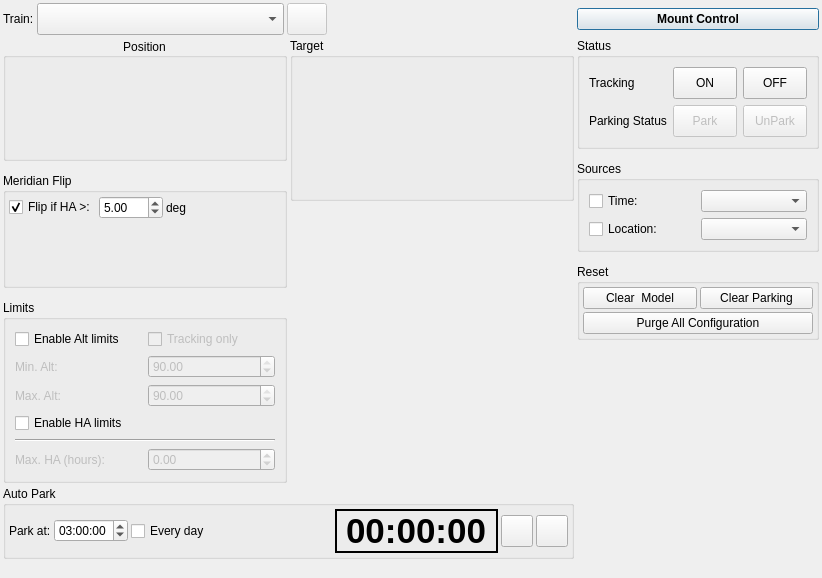
<?xml version='1.0' encoding='utf-8'?>
<ui version="4.0">
 <class>Mount</class>
 <widget class="QWidget" name="Mount">
  <property name="geometry">
   <rect>
    <x>0</x>
    <y>0</y>
    <width>822</width>
    <height>578</height>
   </rect>
  </property>
  <property name="sizePolicy">
   <sizepolicy hsizetype="Preferred" vsizetype="Preferred">
    <horstretch>0</horstretch>
    <verstretch>0</verstretch>
   </sizepolicy>
  </property>
  <layout class="QVBoxLayout" name="verticalLayout" stretch="0,0,10">
   <property name="spacing">
    <number>3</number>
   </property>
   <property name="leftMargin">
    <number>3</number>
   </property>
   <property name="topMargin">
    <number>3</number>
   </property>
   <property name="rightMargin">
    <number>3</number>
   </property>
   <property name="bottomMargin">
    <number>3</number>
   </property>
   <item>
    <layout class="QGridLayout" name="mainLayout" rowstretch="0,0,1" columnstretch="1,1,0">
     <item row="1" column="0">
      <layout class="QVBoxLayout" name="LeftLayout">
       <property name="spacing">
        <number>12</number>
       </property>
       <item>
        <widget class="QGroupBox" name="groupBox">
         <property name="minimumSize">
          <size>
           <width>270</width>
           <height>100</height>
          </size>
         </property>
         <property name="title">
          <string>Position</string>
         </property>
         <property name="alignment">
          <set>Qt::AlignmentFlag::AlignCenter</set>
         </property>
         <layout class="QHBoxLayout" name="horizontalLayout">
          <property name="leftMargin">
           <number>0</number>
          </property>
          <property name="topMargin">
           <number>0</number>
          </property>
          <property name="rightMargin">
           <number>0</number>
          </property>
          <property name="bottomMargin">
           <number>0</number>
          </property>
          <item>
           <widget class="Ekos::MountPositionWidget" name="mountPosition" native="true">
            <property name="minimumSize">
             <size>
              <width>270</width>
              <height>100</height>
             </size>
            </property>
           </widget>
          </item>
         </layout>
        </widget>
       </item>
       <item>
        <widget class="QGroupBox" name="MeridianFlipGroup">
         <property name="title">
          <string>Meridian Flip</string>
         </property>
         <layout class="QGridLayout" name="gridLayout" columnstretch="0,0,0">
          <property name="leftMargin">
           <number>3</number>
          </property>
          <property name="topMargin">
           <number>3</number>
          </property>
          <property name="rightMargin">
           <number>3</number>
          </property>
          <property name="bottomMargin">
           <number>3</number>
          </property>
          <property name="spacing">
           <number>3</number>
          </property>
          <item row="2" column="0" colspan="3">
           <widget class="QLabel" name="pierSideLabel">
            <property name="text">
             <string />
            </property>
           </widget>
          </item>
          <item row="0" column="0">
           <widget class="QCheckBox" name="executeMeridianFlip">
            <property name="toolTip">
             <string>&lt;html&gt;&lt;head/&gt;&lt;body&gt;&lt;p&gt;Request a meridian flip if the hour angle exceeds the specified value. Capture and Guiding will be suspended and resumed after the flip is complete.&lt;/p&gt;&lt;/body&gt;&lt;/html&gt;</string>
            </property>
            <property name="text">
             <string>Flip if HA &gt;:</string>
            </property>
            <property name="checked">
             <bool>true</bool>
            </property>
           </widget>
          </item>
          <item row="0" column="1">
           <widget class="QDoubleSpinBox" name="meridianFlipOffsetDegrees">
            <property name="sizePolicy">
             <sizepolicy hsizetype="Minimum" vsizetype="Preferred">
              <horstretch>0</horstretch>
              <verstretch>0</verstretch>
             </sizepolicy>
            </property>
            <property name="toolTip">
             <string>RA position in degrees behind the meridian where the meridian flip should be activated.</string>
            </property>
            <property name="toolTipDuration">
             <number>-1</number>
            </property>
            <property name="maximum">
             <double>120.000000000000000</double>
            </property>
            <property name="singleStep">
             <double>5.000000000000000</double>
            </property>
            <property name="value">
             <double>5.000000000000000</double>
            </property>
           </widget>
          </item>
          <item row="1" column="0" colspan="3">
           <widget class="Ekos::MeridianFlipStatusWidget" name="meridianFlipStatusWidget" native="true">
            <property name="minimumSize">
             <size>
              <width>16</width>
              <height>16</height>
             </size>
            </property>
           </widget>
          </item>
          <item row="0" column="2">
           <widget class="QLabel" name="degLabel">
            <property name="sizePolicy">
             <sizepolicy hsizetype="MinimumExpanding" vsizetype="Preferred">
              <horstretch>0</horstretch>
              <verstretch>0</verstretch>
             </sizepolicy>
            </property>
            <property name="text">
             <string>deg</string>
            </property>
           </widget>
          </item>
         </layout>
        </widget>
       </item>
       <item>
        <widget class="QGroupBox" name="LimitGroup">
         <property name="sizePolicy">
          <sizepolicy hsizetype="Minimum" vsizetype="Minimum">
           <horstretch>0</horstretch>
           <verstretch>0</verstretch>
          </sizepolicy>
         </property>
         <property name="toolTip">
          <string>&lt;html&gt;&lt;head/&gt;&lt;body&gt;&lt;p&gt;&lt;br/&gt;&lt;/p&gt;&lt;/body&gt;&lt;/html&gt;</string>
         </property>
         <property name="title">
          <string>Limits</string>
         </property>
         <layout class="QGridLayout" name="gridLayout_3" columnstretch="0,0">
          <property name="leftMargin">
           <number>9</number>
          </property>
          <property name="topMargin">
           <number>9</number>
          </property>
          <property name="rightMargin">
           <number>9</number>
          </property>
          <property name="bottomMargin">
           <number>9</number>
          </property>
          <property name="spacing">
           <number>6</number>
          </property>
          <item row="1" column="1">
           <widget class="QDoubleSpinBox" name="minimumAltLimit">
            <property name="enabled">
             <bool>false</bool>
            </property>
            <property name="sizePolicy">
             <sizepolicy hsizetype="Preferred" vsizetype="Fixed">
              <horstretch>0</horstretch>
              <verstretch>0</verstretch>
             </sizepolicy>
            </property>
            <property name="toolTip">
             <string>&lt;html&gt;&lt;head/&gt;&lt;body&gt;&lt;p&gt;Minimum telescope altitude limit. If the telescope is below this limit, it will be commanded to stop.&lt;/p&gt;&lt;/body&gt;&lt;/html&gt;</string>
            </property>
            <property name="minimum">
             <double>-90.000000000000000</double>
            </property>
            <property name="maximum">
             <double>90.000000000000000</double>
            </property>
            <property name="value">
             <double>90.000000000000000</double>
            </property>
           </widget>
          </item>
          <item row="1" column="0">
           <widget class="QLabel" name="minAltLabel">
            <property name="enabled">
             <bool>false</bool>
            </property>
            <property name="toolTip">
             <string>Minimum telescope altitude limit. If the telescope is below this limit, it will be commanded to stop.</string>
            </property>
            <property name="text">
             <string>Min. Alt:</string>
            </property>
           </widget>
          </item>
          <item row="2" column="1">
           <widget class="QDoubleSpinBox" name="maximumAltLimit">
            <property name="enabled">
             <bool>false</bool>
            </property>
            <property name="sizePolicy">
             <sizepolicy hsizetype="Preferred" vsizetype="Fixed">
              <horstretch>0</horstretch>
              <verstretch>0</verstretch>
             </sizepolicy>
            </property>
            <property name="toolTip">
             <string>&lt;html&gt;&lt;head/&gt;&lt;body&gt;&lt;p&gt;Maximum telescope altitude limit. If the telescope is above this limit, it will be commanded to stop.&lt;/p&gt;&lt;/body&gt;&lt;/html&gt;</string>
            </property>
            <property name="minimum">
             <double>-90.000000000000000</double>
            </property>
            <property name="maximum">
             <double>90.000000000000000</double>
            </property>
            <property name="value">
             <double>90.000000000000000</double>
            </property>
           </widget>
          </item>
          <item row="5" column="1">
           <widget class="QDoubleSpinBox" name="maximumHaLimit">
            <property name="enabled">
             <bool>false</bool>
            </property>
            <property name="sizePolicy">
             <sizepolicy hsizetype="Preferred" vsizetype="Fixed">
              <horstretch>0</horstretch>
              <verstretch>0</verstretch>
             </sizepolicy>
            </property>
            <property name="toolTip">
             <string>&lt;html&gt;&lt;head/&gt;&lt;body&gt;&lt;p&gt;Maximum Hour Angle limit if the mount has not flipped. If the telescope is above this limit, it will be commanded to stop.&lt;/p&gt;&lt;/body&gt;&lt;/html&gt;</string>
            </property>
            <property name="minimum">
             <double>-2.000000000000000</double>
            </property>
            <property name="maximum">
             <double>2.000000000000000</double>
            </property>
            <property name="singleStep">
             <double>0.100000000000000</double>
            </property>
            <property name="value">
             <double>0.000000000000000</double>
            </property>
           </widget>
          </item>
          <item row="2" column="0">
           <widget class="QLabel" name="maxAltLabel">
            <property name="enabled">
             <bool>false</bool>
            </property>
            <property name="toolTip">
             <string>&lt;html&gt;&lt;head/&gt;&lt;body&gt;&lt;p&gt;Maximum telescope altitude limit. If the telescope is above this limit, it will be commanded to stop.&lt;/p&gt;&lt;/body&gt;&lt;/html&gt;</string>
            </property>
            <property name="text">
             <string>Max. Alt:</string>
            </property>
           </widget>
          </item>
          <item row="3" column="0">
           <widget class="QCheckBox" name="enableHaLimit">
            <property name="toolTip">
             <string>&lt;html&gt;&lt;head/&gt;&lt;body&gt;&lt;p&gt;Enable or Disable the mount Hour Angle limit. Once enabled, Ekos monitors the mount's hour angle while slewing or tracking. If the mount slews/tracks past the limit while the Pier Side is in the state that does not allow that, it shall be commanded to stop and tracking will be turned off. Requires a mount that reports the pier side correctly.&lt;/p&gt;&lt;/body&gt;&lt;/html&gt;</string>
            </property>
            <property name="text">
             <string>Enable HA limits</string>
            </property>
           </widget>
          </item>
          <item row="5" column="0">
           <widget class="QLabel" name="maxHaLabel">
            <property name="enabled">
             <bool>false</bool>
            </property>
            <property name="toolTip">
             <string>&lt;html&gt;&lt;head/&gt;&lt;body&gt;&lt;p&gt;Maximum Hour Angle limit if the mount has not flipped. If the telescope is above this limit, it will be commanded to stop.&lt;/p&gt;&lt;/body&gt;&lt;/html&gt;</string>
            </property>
            <property name="text">
             <string>Max. HA (hours):</string>
            </property>
           </widget>
          </item>
          <item row="4" column="0" colspan="2">
           <widget class="Line" name="line_2">
            <property name="orientation">
             <enum>Qt::Orientation::Horizontal</enum>
            </property>
           </widget>
          </item>
          <item row="0" column="0">
           <widget class="QCheckBox" name="enableAltitudeLimits">
            <property name="toolTip">
             <string>&lt;html&gt;&lt;head/&gt;&lt;body&gt;&lt;p&gt;Enable or Disable the mount travel range limits. Once enabled, Ekos monitors the mount's altitude while slewing or tracking. If the mount slews/tracks below or above the limits, it shall be commanded to stop and tracking will be turned off.&lt;/p&gt;&lt;/body&gt;&lt;/html&gt;</string>
            </property>
            <property name="text">
             <string>Enable Alt limits</string>
            </property>
           </widget>
          </item>
          <item row="0" column="1">
           <widget class="QCheckBox" name="enableAltitudeLimitsTrackingOnly">
            <property name="enabled">
             <bool>false</bool>
            </property>
            <property name="toolTip">
             <string>&lt;html&gt;&lt;head/&gt;&lt;body&gt;&lt;p&gt;Use altitude limits only while the mount tracking. This is necessary for some mounts that intentionally pass this limit, e.g. for parking.&lt;/p&gt;&lt;p&gt;&lt;span style=" font-weight:600;"&gt;WARNING&lt;/span&gt;: leave unchecked if unsure, use only if you know what you are doing.&lt;/p&gt;&lt;/body&gt;&lt;/html&gt;</string>
            </property>
            <property name="text">
             <string>Tracking only</string>
            </property>
           </widget>
          </item>
         </layout>
        </widget>
       </item>
      </layout>
     </item>
     <item row="1" column="1">
      <layout class="QVBoxLayout" name="MiddleLayout">
       <property name="spacing">
        <number>12</number>
       </property>
       <item>
        <widget class="QGroupBox" name="targetGroup">
         <property name="title">
          <string>Target</string>
         </property>
         <layout class="QVBoxLayout" name="verticalLayout_2">
          <property name="spacing">
           <number>0</number>
          </property>
          <property name="leftMargin">
           <number>0</number>
          </property>
          <property name="topMargin">
           <number>0</number>
          </property>
          <property name="rightMargin">
           <number>0</number>
          </property>
          <property name="bottomMargin">
           <number>0</number>
          </property>
          <item>
           <widget class="Ekos::MountTargetWidget" name="mountTarget" native="true">
            <property name="minimumSize">
             <size>
              <width>200</width>
              <height>140</height>
             </size>
            </property>
           </widget>
          </item>
         </layout>
        </widget>
       </item>
       <item>
        <widget class="Ekos::MountMotionWidget" name="mountMotion" native="true">
         <property name="minimumSize">
          <size>
           <width>235</width>
           <height>230</height>
          </size>
         </property>
        </widget>
       </item>
       <item>
        <spacer name="verticalSpacer_3">
         <property name="orientation">
          <enum>Qt::Orientation::Vertical</enum>
         </property>
         <property name="sizeHint" stdset="0">
          <size>
           <width>20</width>
           <height>40</height>
          </size>
         </property>
        </spacer>
       </item>
      </layout>
     </item>
     <item row="0" column="0" colspan="2">
      <layout class="QHBoxLayout" name="opticalTrainLayout">
       <item>
        <widget class="QLabel" name="trainLabel">
         <property name="text">
          <string>Train:</string>
         </property>
        </widget>
       </item>
       <item>
        <widget class="QComboBox" name="opticalTrainCombo">
         <property name="sizePolicy">
          <sizepolicy hsizetype="MinimumExpanding" vsizetype="Fixed">
           <horstretch>0</horstretch>
           <verstretch>0</verstretch>
          </sizepolicy>
         </property>
         <property name="minimumSize">
          <size>
           <width>0</width>
           <height>32</height>
          </size>
         </property>
         <property name="toolTip">
          <string>Optical Train</string>
         </property>
        </widget>
       </item>
       <item>
        <widget class="QPushButton" name="trainB">
         <property name="enabled">
          <bool>false</bool>
         </property>
         <property name="minimumSize">
          <size>
           <width>24</width>
           <height>24</height>
          </size>
         </property>
         <property name="maximumSize">
          <size>
           <width>16777215</width>
           <height>32</height>
          </size>
         </property>
         <property name="text">
          <string />
         </property>
         <property name="icon">
          <iconset theme="document-edit" />
         </property>
         <property name="iconSize">
          <size>
           <width>24</width>
           <height>24</height>
          </size>
         </property>
        </widget>
       </item>
       <item>
        <spacer name="horizontalSpacer">
         <property name="orientation">
          <enum>Qt::Orientation::Horizontal</enum>
         </property>
         <property name="sizeHint" stdset="0">
          <size>
           <width>40</width>
           <height>20</height>
          </size>
         </property>
        </spacer>
       </item>
      </layout>
     </item>
     <item row="2" column="0" colspan="2">
      <widget class="QGroupBox" name="AutoPark">
       <property name="title">
        <string>Auto Park</string>
       </property>
       <layout class="QHBoxLayout" name="horizontalLayout_5">
        <property name="spacing">
         <number>3</number>
        </property>
        <property name="leftMargin">
         <number>3</number>
        </property>
        <property name="topMargin">
         <number>3</number>
        </property>
        <property name="rightMargin">
         <number>3</number>
        </property>
        <property name="bottomMargin">
         <number>3</number>
        </property>
        <item>
         <widget class="QLabel" name="label_12">
          <property name="text">
           <string>Park at:</string>
          </property>
         </widget>
        </item>
        <item>
         <widget class="QTimeEdit" name="autoParkTime">
          <property name="time">
           <time>
            <hour>3</hour>
            <minute>0</minute>
            <second>0</second>
           </time>
          </property>
         </widget>
        </item>
        <item>
         <widget class="QCheckBox" name="parkEveryDay">
          <property name="toolTip">
           <string>Automatically start the park timer on startup</string>
          </property>
          <property name="text">
           <string>Every day</string>
          </property>
         </widget>
        </item>
        <item>
         <spacer name="horizontalSpacer_4">
          <property name="orientation">
           <enum>Qt::Orientation::Horizontal</enum>
          </property>
          <property name="sizeHint" stdset="0">
           <size>
            <width>40</width>
            <height>20</height>
           </size>
          </property>
         </spacer>
        </item>
        <item>
         <widget class="QLabel" name="countdownLabel">
          <property name="font">
           <font>
            <family>Arial</family>
            <pointsize>26</pointsize>
            <italic>false</italic>
            <bold>true</bold>
           </font>
          </property>
          <property name="frameShape">
           <enum>QFrame::Shape::Box</enum>
          </property>
          <property name="lineWidth">
           <number>2</number>
          </property>
          <property name="text">
           <string>00:00:00</string>
          </property>
         </widget>
        </item>
        <item>
         <widget class="QPushButton" name="startTimerB">
          <property name="minimumSize">
           <size>
            <width>32</width>
            <height>32</height>
           </size>
          </property>
          <property name="maximumSize">
           <size>
            <width>32</width>
            <height>32</height>
           </size>
          </property>
          <property name="text">
           <string />
          </property>
          <property name="icon">
           <iconset theme="media-playback-start" />
          </property>
          <property name="iconSize">
           <size>
            <width>32</width>
            <height>32</height>
           </size>
          </property>
         </widget>
        </item>
        <item>
         <widget class="QPushButton" name="stopTimerB">
          <property name="minimumSize">
           <size>
            <width>32</width>
            <height>32</height>
           </size>
          </property>
          <property name="maximumSize">
           <size>
            <width>32</width>
            <height>32</height>
           </size>
          </property>
          <property name="text">
           <string />
          </property>
          <property name="icon">
           <iconset theme="media-playback-stop" />
          </property>
          <property name="iconSize">
           <size>
            <width>32</width>
            <height>32</height>
           </size>
          </property>
         </widget>
        </item>
       </layout>
      </widget>
     </item>
     <item row="1" column="2" rowspan="2">
      <layout class="QVBoxLayout" name="RightLayout">
       <property name="spacing">
        <number>12</number>
       </property>
       <item>
        <widget class="QGroupBox" name="mountStatusGroup">
         <property name="title">
          <string>Status</string>
         </property>
         <layout class="QGridLayout" name="gridLayout_7">
          <item row="0" column="2">
           <widget class="QPushButton" name="trackOffB">
            <property name="minimumSize">
             <size>
              <width>64</width>
              <height>32</height>
             </size>
            </property>
            <property name="maximumSize">
             <size>
              <width>48</width>
              <height>48</height>
             </size>
            </property>
            <property name="text">
             <string>OFF</string>
            </property>
            <property name="checkable">
             <bool>true</bool>
            </property>
           </widget>
          </item>
          <item row="0" column="1">
           <widget class="QPushButton" name="trackOnB">
            <property name="minimumSize">
             <size>
              <width>64</width>
              <height>32</height>
             </size>
            </property>
            <property name="maximumSize">
             <size>
              <width>48</width>
              <height>48</height>
             </size>
            </property>
            <property name="text">
             <string>ON</string>
            </property>
            <property name="checkable">
             <bool>true</bool>
            </property>
            <property name="checked">
             <bool>false</bool>
            </property>
           </widget>
          </item>
          <item row="2" column="1">
           <widget class="QPushButton" name="parkB">
            <property name="enabled">
             <bool>false</bool>
            </property>
            <property name="minimumSize">
             <size>
              <width>64</width>
              <height>32</height>
             </size>
            </property>
            <property name="maximumSize">
             <size>
              <width>64</width>
              <height>48</height>
             </size>
            </property>
            <property name="text">
             <string>Park</string>
            </property>
           </widget>
          </item>
          <item row="2" column="2">
           <widget class="QPushButton" name="unparkB">
            <property name="enabled">
             <bool>false</bool>
            </property>
            <property name="minimumSize">
             <size>
              <width>64</width>
              <height>32</height>
             </size>
            </property>
            <property name="maximumSize">
             <size>
              <width>64</width>
              <height>48</height>
             </size>
            </property>
            <property name="text">
             <string>UnPark</string>
            </property>
           </widget>
          </item>
          <item row="0" column="0">
           <widget class="QLabel" name="trackingLabel">
            <property name="text">
             <string>Tracking</string>
            </property>
           </widget>
          </item>
          <item row="2" column="0">
           <widget class="QLabel" name="parkingLabel">
            <property name="text">
             <string>Parking Status</string>
            </property>
           </widget>
          </item>
         </layout>
        </widget>
       </item>
       <item>
        <widget class="QGroupBox" name="groupBox_4">
         <property name="title">
          <string>Sources</string>
         </property>
         <layout class="QGridLayout" name="gridLayout_8">
          <item row="0" column="0">
           <widget class="QCheckBox" name="useTimeUpdate">
            <property name="toolTip">
             <string>Enable time synchronization upon connection between KStars and INDI</string>
            </property>
            <property name="text">
             <string>Time:</string>
            </property>
           </widget>
          </item>
          <item row="1" column="1">
           <widget class="QComboBox" name="locationSource" />
          </item>
          <item row="0" column="1">
           <widget class="QComboBox" name="timeSource" />
          </item>
          <item row="1" column="0">
           <widget class="QCheckBox" name="useGeographicUpdate">
            <property name="toolTip">
             <string>Enable geographic location synchronization upon connection between KStars and INDI</string>
            </property>
            <property name="text">
             <string>Location:</string>
            </property>
           </widget>
          </item>
         </layout>
        </widget>
       </item>
       <item>
        <widget class="QGroupBox" name="groupBox_2">
         <property name="title">
          <string>Reset</string>
         </property>
         <layout class="QGridLayout" name="gridLayout_6">
          <property name="leftMargin">
           <number>3</number>
          </property>
          <property name="topMargin">
           <number>3</number>
          </property>
          <property name="rightMargin">
           <number>3</number>
          </property>
          <property name="bottomMargin">
           <number>3</number>
          </property>
          <property name="spacing">
           <number>3</number>
          </property>
          <item row="0" column="0">
           <widget class="QPushButton" name="clearAlignmentModelB">
            <property name="toolTip">
             <string>Deletes all mount alignment points</string>
            </property>
            <property name="text">
             <string>Clear  Model</string>
            </property>
            <property name="icon">
             <iconset theme="edit-clear-all" />
            </property>
            <property name="iconSize">
             <size>
              <width>24</width>
              <height>24</height>
             </size>
            </property>
           </widget>
          </item>
          <item row="0" column="1">
           <widget class="QPushButton" name="clearParkingB">
            <property name="text">
             <string>Clear Parking</string>
            </property>
            <property name="icon">
             <iconset theme="xml-attribute-delete" />
            </property>
            <property name="iconSize">
             <size>
              <width>24</width>
              <height>24</height>
             </size>
            </property>
           </widget>
          </item>
          <item row="1" column="0" colspan="2">
           <widget class="QPushButton" name="purgeConfigB">
            <property name="text">
             <string>Purge All Configuration</string>
            </property>
            <property name="icon">
             <iconset theme="delete" />
            </property>
            <property name="iconSize">
             <size>
              <width>24</width>
              <height>24</height>
             </size>
            </property>
           </widget>
          </item>
         </layout>
        </widget>
       </item>
       <item>
        <spacer name="verticalSpacer_2">
         <property name="orientation">
          <enum>Qt::Orientation::Vertical</enum>
         </property>
         <property name="sizeHint" stdset="0">
          <size>
           <width>20</width>
           <height>40</height>
          </size>
         </property>
        </spacer>
       </item>
      </layout>
     </item>
     <item row="0" column="2">
      <widget class="QPushButton" name="mountToolBoxB">
       <property name="font">
        <font>
         <bold>true</bold>
        </font>
       </property>
       <property name="text">
        <string>Mount Control</string>
       </property>
       <property name="icon">
        <iconset theme="draw-text" />
       </property>
       <property name="iconSize">
        <size>
         <width>32</width>
         <height>32</height>
        </size>
       </property>
       <property name="shortcut">
        <string>Ctrl+S</string>
       </property>
       <property name="autoDefault">
        <bool>true</bool>
       </property>
       <property name="default">
        <bool>true</bool>
       </property>
      </widget>
     </item>
    </layout>
   </item>
   <item>
    <widget class="Line" name="line">
     <property name="orientation">
      <enum>Qt::Orientation::Vertical</enum>
     </property>
    </widget>
   </item>
   <item>
    <spacer name="verticalSpacer">
     <property name="orientation">
      <enum>Qt::Orientation::Vertical</enum>
     </property>
     <property name="sizeType">
      <enum>QSizePolicy::Policy::Expanding</enum>
     </property>
     <property name="sizeHint" stdset="0">
      <size>
       <width>20</width>
       <height>20</height>
      </size>
     </property>
    </spacer>
   </item>
  </layout>
 </widget>
 <customwidgets>
  <customwidget>
   <class>Ekos::MeridianFlipStatusWidget</class>
   <extends>QWidget</extends>
   <header>ekos/mount/meridianflipstatuswidget.h</header>
   <container>1</container>
  </customwidget>
  <customwidget>
   <class>Ekos::MountMotionWidget</class>
   <extends>QWidget</extends>
   <header>ekos/mount/mountmotionwidget.h</header>
   <container>1</container>
  </customwidget>
  <customwidget>
   <class>Ekos::MountPositionWidget</class>
   <extends>QWidget</extends>
   <header>ekos/mount/mountpositionwidget.h</header>
   <container>1</container>
  </customwidget>
  <customwidget>
   <class>Ekos::MountTargetWidget</class>
   <extends>QWidget</extends>
   <header>ekos/mount/mounttargetwidget.h</header>
   <container>1</container>
  </customwidget>
 </customwidgets>
 <tabstops>
  <tabstop>minimumAltLimit</tabstop>
 </tabstops>
 <resources />
 <connections />
</ui>
